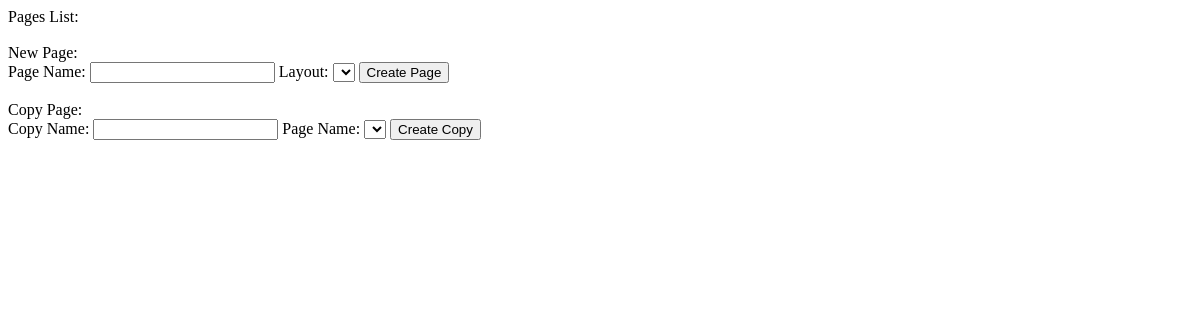
/views/view_page_list.php, run on an earlier commit of the app's database.
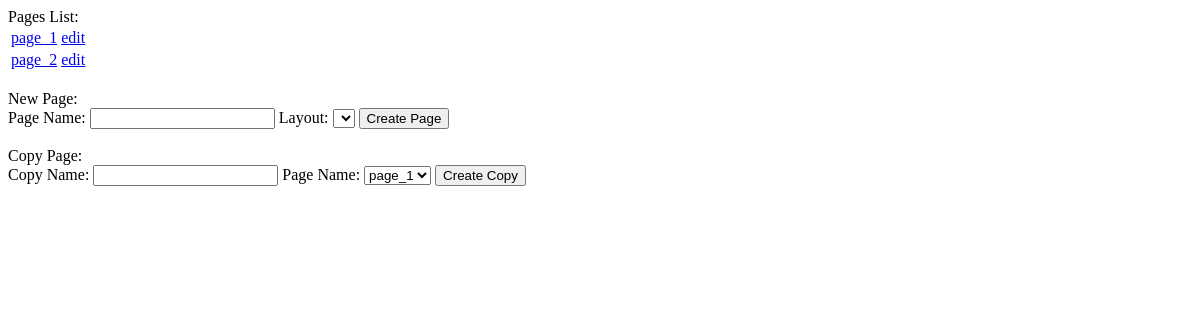
And on a later commit of the database.
### tables this page shows
CREATE TABLE IF NOT EXISTS `page_list` (
  `page_id` int(11) NOT NULL AUTO_INCREMENT,
  `page_name` varchar(255) NOT NULL,
  PRIMARY KEY (`page_id`),
  UNIQUE KEY `page_name` (`page_name`)
);

### model/page_functions.php (called while the page is built, shortened)
<?php
	function load_page_list() {
		$connect = load_database();
		$page_list = [];
		$load_page_list_result = mysqli_query($connect,"SELECT * FROM page_list ;");
		while($page = mysqli_fetch_array($load_page_list_result,MYSQLI_ASSOC)) {
			array_push($page_list,$page);
		}
		return $page_list;
	}

### views/view_page_list.php (the view, shortened to what this page needs)
<?php
	require_once("../model/page_functions.php");
	$page_list = load_page_list();
?>
<!DOCTYPE html>
<html>
	<head>
	</head>
	<body>
		Pages List:
		<table>
			<?php
				foreach($page_list as $page) {
					echo "<tr>\n";
						echo "<td><a target='_blank' href='view_page.php?page_id={$page["page_id"]}'>{$page["page_name"]}</a></td>\n";
						echo "<td><a target='_blank' href='edit_page.php?page_id={$page["page_id"]}'>edit</a></td>\n";
					echo "</tr>\n\n";
				}
			?>
		</table>
		<br>
		New Page: <br>
		<form name="page" action="view_page_list.php" method="POST">
			Page Name: <input type="text" name="page_name" />
			Layout:
			<select name="layout_id">
			</select>
			<button type="submit" name="submit" value="new">Create Page</button>
			<br>
		</form>
		<br>
		Copy Page: <br>
		<form name="page_copy" action="view_page_list.php" method="POST">
			Copy Name: <input type="text" name="page_name" />
			Page Name:
			<select name="page_id">
				<?php
					foreach($page_list as $page) {
						echo "<option value={$page["page_id"]}>{$page["page_name"]}</option>\n";
					}
				?>
			</select>
			<button type="submit" name="submit" value="copy">Create Copy</button>
			<br>
		</form>
	</body>
</html>

What changed in the data, as far as the page shows it:
added page_list: page_name "page_1"
added page_list: page_name "page_2"
Also different on the page:
form field page_id: (not shown) → "page_1"
